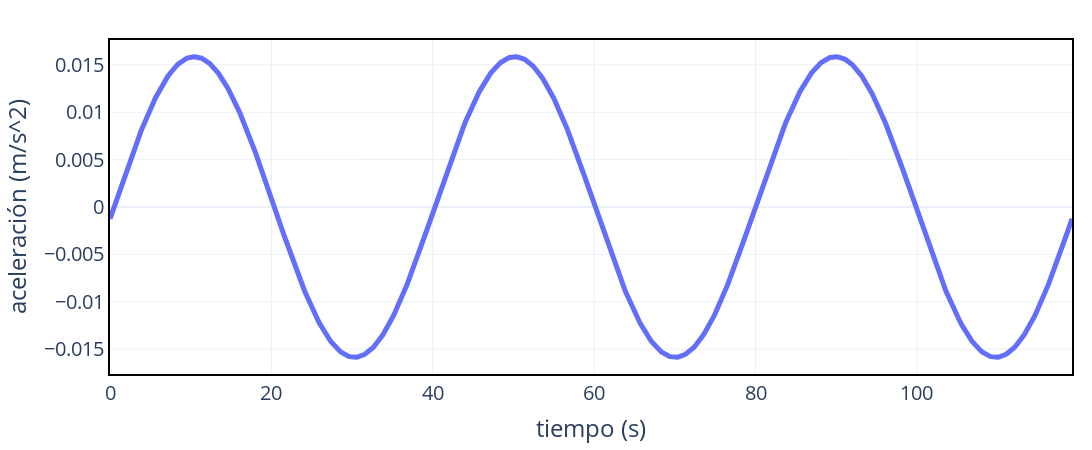

Notebook code cell kept with this figure:
### Code cell
a = sh.acceleration(A, omega_0, t, phi)
show_with_estetica(t, a, "tiempo (s)", "aceleración (m/s^2)")

### Figure 1 — Plotly figure (JSON) as saved in the notebook; plotly's stock layout.template omitted (floating-point values rounded to 4 significant figures; data arrays with more than 128 entries replaced by an {"elided": "..."} marker saying what was removed)
{"data": [{"line": {"width": 5}, "mode": "lines", "type": "scatter", "x": {"elided": "1000 float values"}, "y": {"elided": "1000 float values"}}], "layout": {"autosize": false, "font": {"size": 20}, "height": 450, "legend": {"bgcolor": "rgba(255,255,255,0.8)", "font": {"size": 18}, "orientation": "v", "x": 1, "xanchor": "right", "y": 0.99, "yanchor": "top"}, "margin": {"b": 20, "l": 20, "r": 20, "t": 40}, "plot_bgcolor": "white", "title": {"font": {"size": 20}, "text": ""}, "width": 1100, "xaxis": {"linecolor": "black", "linewidth": 2, "mirror": true, "showgrid": true, "showline": true, "title": {"text": "tiempo (s)"}}, "yaxis": {"linecolor": "black", "linewidth": 2, "mirror": true, "showgrid": true, "showline": true, "title": {"text": "aceleración (m/s^2)"}}}}
